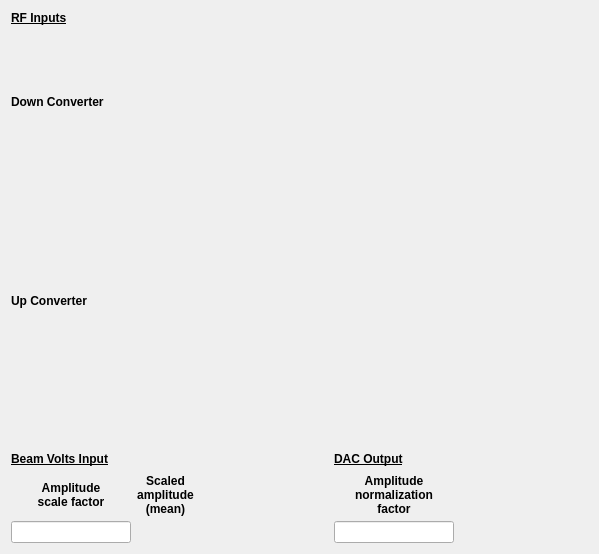
<?xml version="1.0" encoding="UTF-8"?>
<ui version="4.0">
 <class>Form</class>
 <widget class="QWidget" name="Form">
  <property name="geometry">
   <rect>
    <x>0</x>
    <y>0</y>
    <width>597</width>
    <height>554</height>
   </rect>
  </property>
  <property name="windowTitle">
   <string>Scale Factors - ${DEV}</string>
  </property>
  <layout class="QVBoxLayout" name="verticalLayout">
   <item>
    <layout class="QGridLayout" name="gridLayout">
     <property name="verticalSpacing">
      <number>5</number>
     </property>
     <item row="2" column="0" colspan="5">
      <widget class="PyDMEmbeddedDisplay" name="PyDMEmbeddedDisplay_2">
       <property name="minimumSize">
        <size>
         <width>577</width>
         <height>60</height>
        </size>
       </property>
       <property name="toolTip">
        <string/>
       </property>
       <property name="frameShape">
        <enum>QFrame::NoFrame</enum>
       </property>
       <property name="filename" stdset="0">
        <string>hls_scale_factors_ch_header.ui</string>
       </property>
      </widget>
     </item>
     <item row="14" column="0" colspan="5">
      <widget class="PyDMEmbeddedDisplay" name="PyDMEmbeddedDisplay_12">
       <property name="minimumSize">
        <size>
         <width>577</width>
         <height>25</height>
        </size>
       </property>
       <property name="toolTip">
        <string/>
       </property>
       <property name="frameShape">
        <enum>QFrame::NoFrame</enum>
       </property>
       <property name="macros" stdset="0">
        <string>{&quot;CH&quot;: &quot;9&quot;}</string>
       </property>
       <property name="filename" stdset="0">
        <string>hls_scale_factors_ch.ui</string>
       </property>
      </widget>
     </item>
     <item row="15" column="0">
      <spacer name="verticalSpacer">
       <property name="orientation">
        <enum>Qt::Vertical</enum>
       </property>
       <property name="sizeType">
        <enum>QSizePolicy::MinimumExpanding</enum>
       </property>
       <property name="sizeHint" stdset="0">
        <size>
         <width>20</width>
         <height>10</height>
        </size>
       </property>
      </spacer>
     </item>
     <item row="11" column="0" colspan="5">
      <widget class="PyDMEmbeddedDisplay" name="PyDMEmbeddedDisplay_9">
       <property name="minimumSize">
        <size>
         <width>577</width>
         <height>25</height>
        </size>
       </property>
       <property name="toolTip">
        <string/>
       </property>
       <property name="frameShape">
        <enum>QFrame::NoFrame</enum>
       </property>
       <property name="macros" stdset="0">
        <string>{&quot;CH&quot;: &quot;6&quot;}</string>
       </property>
       <property name="filename" stdset="0">
        <string>hls_scale_factors_ch.ui</string>
       </property>
      </widget>
     </item>
     <item row="18" column="0">
      <widget class="PyDMLineEdit" name="PyDMLineEdit">
       <property name="maximumSize">
        <size>
         <width>120</width>
         <height>16777215</height>
        </size>
       </property>
       <property name="toolTip">
        <string/>
       </property>
       <property name="showUnits" stdset="0">
        <bool>true</bool>
       </property>
       <property name="channel" stdset="0">
        <string>ca://${DEV}:BVOLTCONV</string>
       </property>
      </widget>
     </item>
     <item row="6" column="0" colspan="5">
      <widget class="PyDMEmbeddedDisplay" name="PyDMEmbeddedDisplay_4">
       <property name="minimumSize">
        <size>
         <width>577</width>
         <height>25</height>
        </size>
       </property>
       <property name="toolTip">
        <string/>
       </property>
       <property name="frameShape">
        <enum>QFrame::NoFrame</enum>
       </property>
       <property name="macros" stdset="0">
        <string>{&quot;CH&quot;: &quot;2&quot;}</string>
       </property>
       <property name="filename" stdset="0">
        <string>hls_scale_factors_ch.ui</string>
       </property>
      </widget>
     </item>
     <item row="5" column="0" colspan="5">
      <widget class="PyDMEmbeddedDisplay" name="PyDMEmbeddedDisplay_3">
       <property name="minimumSize">
        <size>
         <width>577</width>
         <height>25</height>
        </size>
       </property>
       <property name="toolTip">
        <string/>
       </property>
       <property name="frameShape">
        <enum>QFrame::NoFrame</enum>
       </property>
       <property name="macros" stdset="0">
        <string>{&quot;CH&quot;: &quot;1&quot;}</string>
       </property>
       <property name="filename" stdset="0">
        <string>hls_scale_factors_ch.ui</string>
       </property>
      </widget>
     </item>
     <item row="12" column="0" colspan="5">
      <widget class="PyDMEmbeddedDisplay" name="PyDMEmbeddedDisplay_10">
       <property name="minimumSize">
        <size>
         <width>577</width>
         <height>25</height>
        </size>
       </property>
       <property name="toolTip">
        <string/>
       </property>
       <property name="frameShape">
        <enum>QFrame::NoFrame</enum>
       </property>
       <property name="macros" stdset="0">
        <string>{&quot;CH&quot;: &quot;7&quot;}</string>
       </property>
       <property name="filename" stdset="0">
        <string>hls_scale_factors_ch.ui</string>
       </property>
      </widget>
     </item>
     <item row="18" column="3">
      <widget class="PyDMLineEdit" name="PyDMLineEdit_2">
       <property name="maximumSize">
        <size>
         <width>120</width>
         <height>16777215</height>
        </size>
       </property>
       <property name="toolTip">
        <string/>
       </property>
       <property name="showUnits" stdset="0">
        <bool>true</bool>
       </property>
       <property name="channel" stdset="0">
        <string>ca://${DEV}:AMPLNORM</string>
       </property>
      </widget>
     </item>
     <item row="17" column="1">
      <widget class="QLabel" name="label_8">
       <property name="font">
        <font>
         <weight>75</weight>
         <bold>true</bold>
        </font>
       </property>
       <property name="text">
        <string>Scaled
amplitude
(mean)</string>
       </property>
       <property name="alignment">
        <set>Qt::AlignCenter</set>
       </property>
      </widget>
     </item>
     <item row="10" column="0" colspan="5">
      <widget class="QLabel" name="label_3">
       <property name="font">
        <font>
         <weight>75</weight>
         <bold>true</bold>
        </font>
       </property>
       <property name="text">
        <string>Up Converter</string>
       </property>
      </widget>
     </item>
     <item row="16" column="3">
      <widget class="QLabel" name="label_5">
       <property name="font">
        <font>
         <weight>75</weight>
         <bold>true</bold>
         <underline>true</underline>
        </font>
       </property>
       <property name="text">
        <string>DAC Output</string>
       </property>
      </widget>
     </item>
     <item row="16" column="4">
      <spacer name="horizontalSpacer_3">
       <property name="orientation">
        <enum>Qt::Horizontal</enum>
       </property>
       <property name="sizeHint" stdset="0">
        <size>
         <width>40</width>
         <height>20</height>
        </size>
       </property>
      </spacer>
     </item>
     <item row="16" column="0" colspan="2">
      <widget class="QLabel" name="label_4">
       <property name="font">
        <font>
         <weight>75</weight>
         <bold>true</bold>
         <underline>true</underline>
        </font>
       </property>
       <property name="text">
        <string>Beam Volts Input</string>
       </property>
      </widget>
     </item>
     <item row="16" column="2">
      <spacer name="horizontalSpacer">
       <property name="orientation">
        <enum>Qt::Horizontal</enum>
       </property>
       <property name="sizeHint" stdset="0">
        <size>
         <width>40</width>
         <height>20</height>
        </size>
       </property>
      </spacer>
     </item>
     <item row="4" column="0" colspan="5">
      <widget class="PyDMEmbeddedDisplay" name="PyDMEmbeddedDisplay">
       <property name="minimumSize">
        <size>
         <width>577</width>
         <height>25</height>
        </size>
       </property>
       <property name="toolTip">
        <string/>
       </property>
       <property name="frameShape">
        <enum>QFrame::NoFrame</enum>
       </property>
       <property name="macros" stdset="0">
        <string>{&quot;CH&quot;: &quot;0&quot;}</string>
       </property>
       <property name="filename" stdset="0">
        <string>hls_scale_factors_ch.ui</string>
       </property>
      </widget>
     </item>
     <item row="18" column="1">
      <widget class="PyDMLabel" name="PyDMLabel">
       <property name="toolTip">
        <string/>
       </property>
       <property name="alarmSensitiveContent" stdset="0">
        <bool>true</bool>
       </property>
       <property name="channel" stdset="0">
        <string>ca://${DEV}:BVOLT_AVG00</string>
       </property>
      </widget>
     </item>
     <item row="8" column="0" colspan="5">
      <widget class="PyDMEmbeddedDisplay" name="PyDMEmbeddedDisplay_6">
       <property name="minimumSize">
        <size>
         <width>577</width>
         <height>25</height>
        </size>
       </property>
       <property name="toolTip">
        <string/>
       </property>
       <property name="frameShape">
        <enum>QFrame::NoFrame</enum>
       </property>
       <property name="macros" stdset="0">
        <string>{&quot;CH&quot;: &quot;4&quot;}</string>
       </property>
       <property name="filename" stdset="0">
        <string>hls_scale_factors_ch.ui</string>
       </property>
      </widget>
     </item>
     <item row="13" column="0" colspan="5">
      <widget class="PyDMEmbeddedDisplay" name="PyDMEmbeddedDisplay_11">
       <property name="minimumSize">
        <size>
         <width>577</width>
         <height>25</height>
        </size>
       </property>
       <property name="toolTip">
        <string/>
       </property>
       <property name="frameShape">
        <enum>QFrame::NoFrame</enum>
       </property>
       <property name="macros" stdset="0">
        <string>{&quot;CH&quot;: &quot;8&quot;}</string>
       </property>
       <property name="filename" stdset="0">
        <string>hls_scale_factors_ch.ui</string>
       </property>
      </widget>
     </item>
     <item row="17" column="0">
      <widget class="QLabel" name="label_6">
       <property name="font">
        <font>
         <weight>75</weight>
         <bold>true</bold>
        </font>
       </property>
       <property name="text">
        <string>Amplitude
scale factor</string>
       </property>
       <property name="alignment">
        <set>Qt::AlignCenter</set>
       </property>
      </widget>
     </item>
     <item row="9" column="0" colspan="5">
      <widget class="PyDMEmbeddedDisplay" name="PyDMEmbeddedDisplay_8">
       <property name="minimumSize">
        <size>
         <width>577</width>
         <height>25</height>
        </size>
       </property>
       <property name="toolTip">
        <string/>
       </property>
       <property name="frameShape">
        <enum>QFrame::NoFrame</enum>
       </property>
       <property name="macros" stdset="0">
        <string>{&quot;CH&quot;: &quot;5&quot;}</string>
       </property>
       <property name="filename" stdset="0">
        <string>hls_scale_factors_ch.ui</string>
       </property>
      </widget>
     </item>
     <item row="17" column="3">
      <widget class="QLabel" name="label_7">
       <property name="font">
        <font>
         <weight>75</weight>
         <bold>true</bold>
        </font>
       </property>
       <property name="text">
        <string>Amplitude
normalization
factor</string>
       </property>
       <property name="alignment">
        <set>Qt::AlignCenter</set>
       </property>
      </widget>
     </item>
     <item row="7" column="0" colspan="5">
      <widget class="PyDMEmbeddedDisplay" name="PyDMEmbeddedDisplay_5">
       <property name="minimumSize">
        <size>
         <width>577</width>
         <height>25</height>
        </size>
       </property>
       <property name="toolTip">
        <string/>
       </property>
       <property name="frameShape">
        <enum>QFrame::NoFrame</enum>
       </property>
       <property name="macros" stdset="0">
        <string>{&quot;CH&quot;: &quot;3&quot;}</string>
       </property>
       <property name="filename" stdset="0">
        <string>hls_scale_factors_ch.ui</string>
       </property>
      </widget>
     </item>
     <item row="0" column="0" colspan="5">
      <widget class="QLabel" name="label">
       <property name="font">
        <font>
         <weight>75</weight>
         <bold>true</bold>
         <underline>true</underline>
        </font>
       </property>
       <property name="text">
        <string>RF Inputs</string>
       </property>
      </widget>
     </item>
     <item row="3" column="0" colspan="5">
      <widget class="QLabel" name="label_2">
       <property name="font">
        <font>
         <weight>75</weight>
         <bold>true</bold>
        </font>
       </property>
       <property name="text">
        <string>Down Converter</string>
       </property>
      </widget>
     </item>
    </layout>
   </item>
  </layout>
 </widget>
 <customwidgets>
  <customwidget>
   <class>PyDMLabel</class>
   <extends>QLabel</extends>
   <header>pydm.widgets.label</header>
  </customwidget>
  <customwidget>
   <class>PyDMLineEdit</class>
   <extends>QLineEdit</extends>
   <header>pydm.widgets.line_edit</header>
  </customwidget>
  <customwidget>
   <class>PyDMEmbeddedDisplay</class>
   <extends>QFrame</extends>
   <header>pydm.widgets.embedded_display</header>
  </customwidget>
 </customwidgets>
 <resources/>
 <connections/>
</ui>
